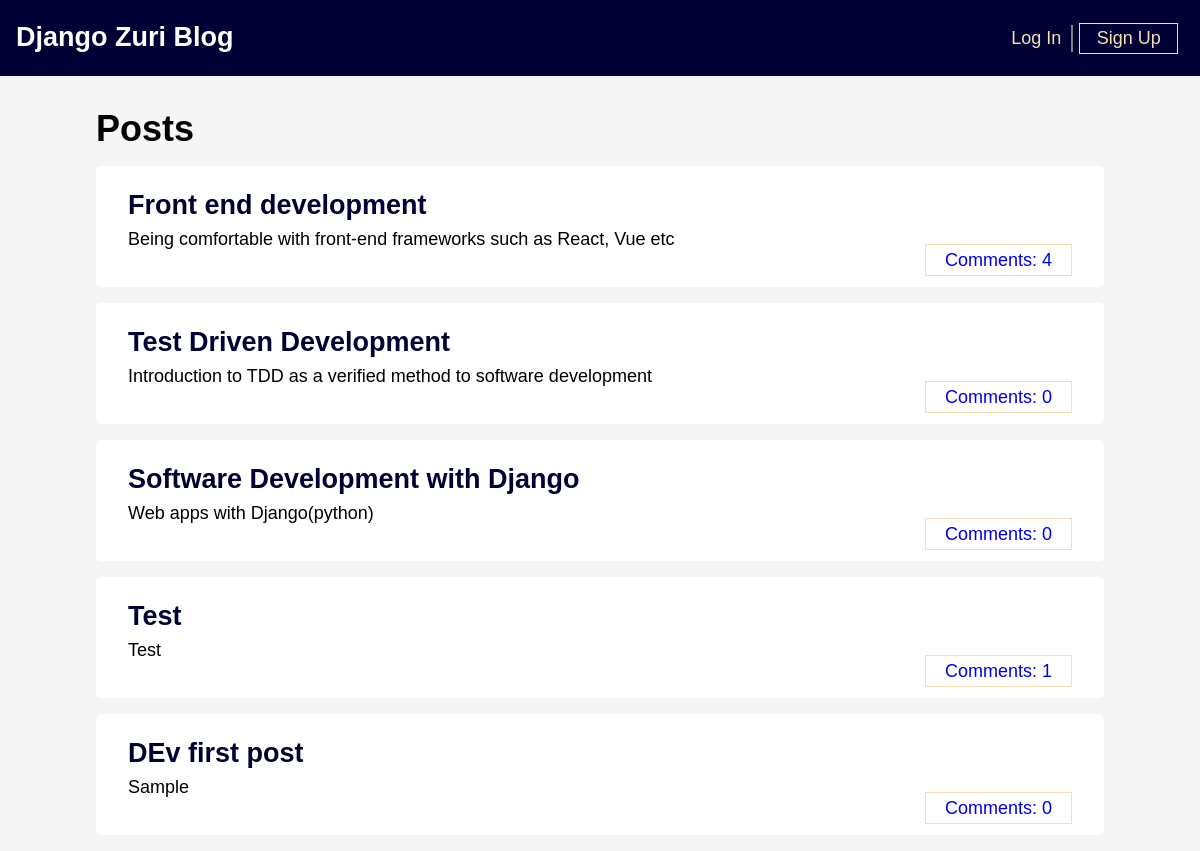
The page / on the database its author committed.
### blog/models.py (models this page shows, shortened)
class Post(models.Model):
    title = models.CharField(max_length=300)
    author = models.ForeignKey("auth.user", on_delete=models.CASCADE)
    body = models.TextField()

### blog/views.py (the view)
# urls.py: path('', BlogListView.as_view(), name='home'),
class BlogListView(ListView):
    model = Post
    template_name = "home.html"

### templates/home.html
{% extends 'base.html' %}
{% block content %}
<h1>Posts</h1>
    {% for post in object_list %}
        <div class = "post-entry">
            <h2><a href="{% url 'post_detail' post.pk%}">{{post.title}}</a></h2>
            <p>{{post.body}}</p>
            <div><a href="{% url 'post_detail' pk=post.pk %}">Comments: {{ post.comments.count }}</a></div>
        </div>
    {% endfor %}
{% endblock %}

### static/css/base.css (style rules this page uses)
body { font-family: 'Lucida Sans', 'Lucida Sans Regular', 'Lucida Grande', 'Lucida Sans Unicode', Geneva, Verdana, sans-serif; font-size: 18px; background-color: #f5f5f5; margin: 0; }
body>div>h1 { margin: 0 6rem; }
.post-entry { background-color: white; border-radius: 5px; margin: 1rem 6rem; padding: 1rem 2rem; }
.post-entry h2 { margin-bottom: 2rem; margin: 0.5rem 0; }
.post-entry h2 a, .post-entry h2 a:visited { color: #000035; text-decoration: none; }
.post-entry>div { text-align: end; }
.post-entry div a { border: 1px solid wheat; padding: 0.5% 2%; text-decoration: none; }
.post-entry p { margin: 0; font-weight: 400; }

### rows shown on the page
Post: title "Front end development", body "Being comfortable with front-end frameworks such as React, Vue etc", comments.count "4"
Post: title "Test Driven Development", body "Introduction to TDD as a verified method to software development", comments.count "0"
Post: title "Software Development with Django", body "Web apps with Django(python)", comments.count "0"
Post: title "Test", body "Test", comments.count "1"
Post: title "DEv first post", body "Sample", comments.count "0"
